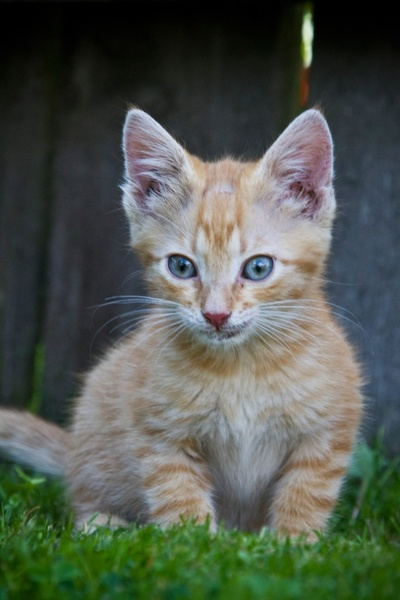
#> input picture Program & images/kitten.jpg, 400 x 600 px
$ python work_2_5.py
#> lines starting #> are read from the running program, lines starting #| are printed output that depends on the picture
import numpy as np
import cv2

img = cv2.imread("kitten.jpg", 1)
#> img is the input picture: shape (600, 400, 3); mean B, G, R 79.5, 89, 81.4
cv2.imshow("Original", img)

# scale
img_half = cv2.resize(img, (0,0), fx=0.5, fy=0.5)
img_stretch = cv2.resize(img, (600,600))
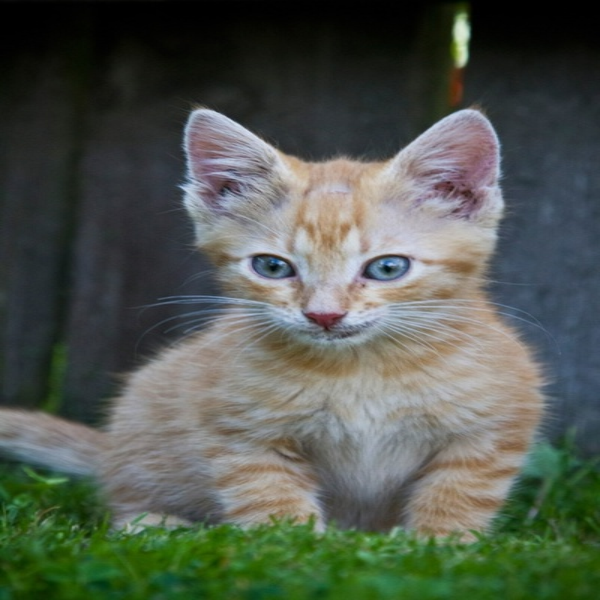
#> img_stretch: shape (600, 600, 3); mean B, G, R 79.5, 89.1, 81.5
img_stretch_near = cv2.resize(img, (600,600), interpolation=cv2.INTER_NEAREST)

cv2.imshow("Half", img_half)
cv2.imshow("Strech", img_stretch)
cv2.imshow("Strech near", img_stretch_near)

# rotaion
M = cv2.getRotationMatrix2D((0,0), -30, 1)					# (x and y coord of from where to rotate), degree
rotated = cv2.warpAffine(img, M, (img.shape[1], img.shape[0]))		# shape of image is passed it will be to resolution of window
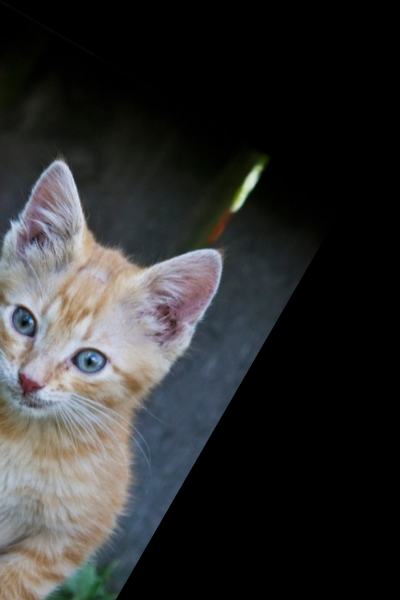
#> rotated: shape (600, 400, 3); mean B, G, R 47.3, 47.4, 47
cv2.imshow("Rotated", rotated)

cv2.waitKey(0)
cv2.destroyAllWindows()

$ run again, with Program & images/butterfly.jpg copied over Program & images/kitten.jpg
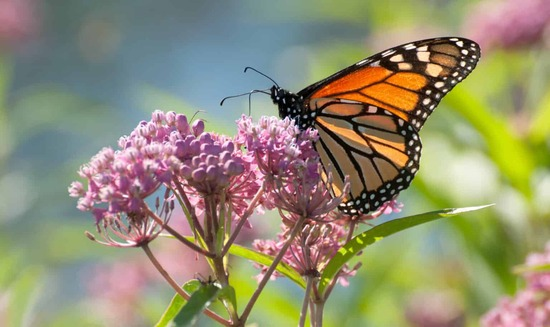
#> input picture Program & images/butterfly.jpg, 550 x 327 px
#> img is the input picture: shape (327, 550, 3); mean B, G, R 113.6, 141.5, 146.3
#> `img_stretch_near = cv2.resize(img, (600,600), interpolation=cv2.INTER_..`:
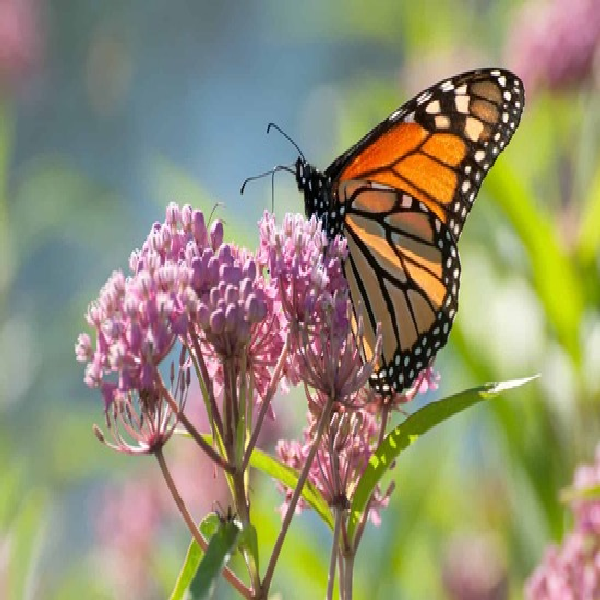
#> img_stretch_near: shape (600, 600, 3); mean B, G, R 113.6, 141.5, 146.3
#> `rotated = cv2.warpAffine(img, M, (img.shape[1], img.shape[0]))`:
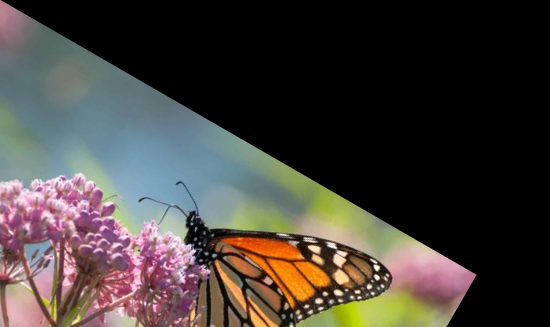
#> rotated: shape (327, 550, 3); mean B, G, R 59, 63.6, 69.3
